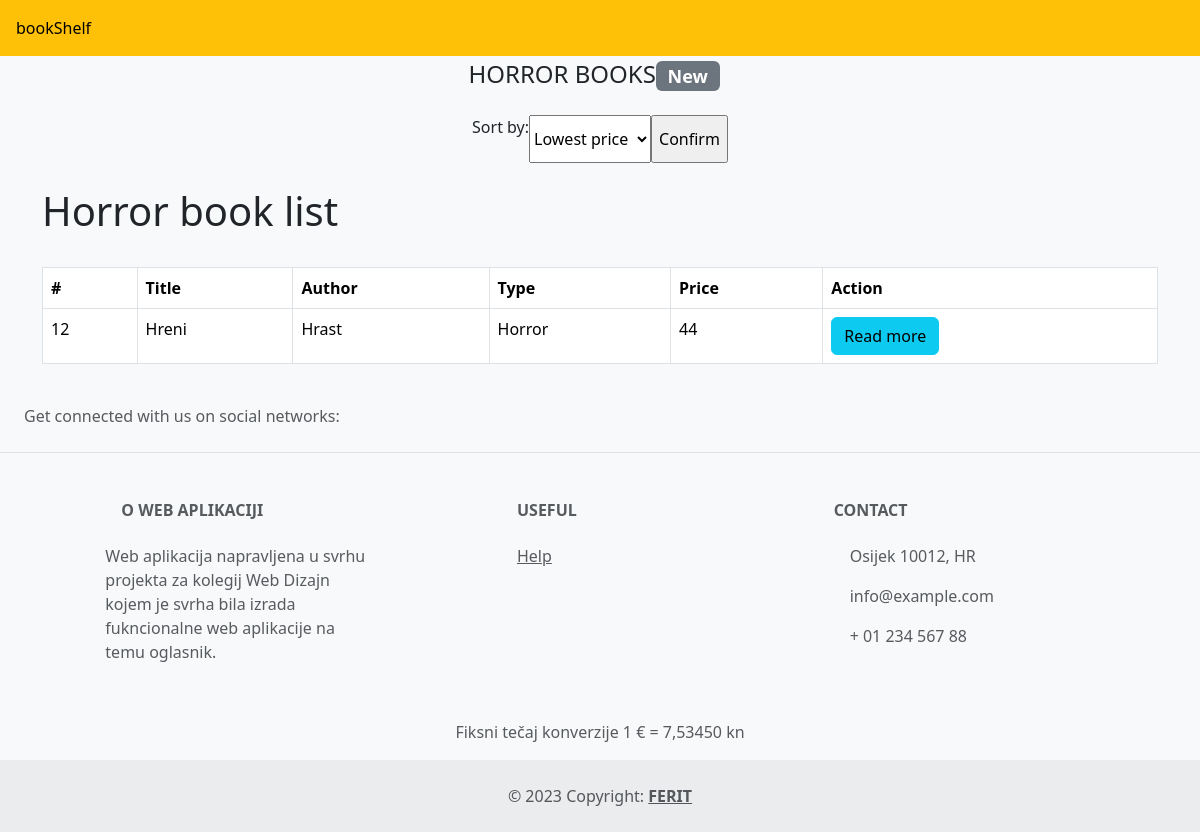
/oglasnik/horrorPageLowestPrice.php, run on the app's committed database.
### tables this page shows
CREATE TABLE `books` (
  `id` int(11) NOT NULL,
  `title` varchar(128) NOT NULL,
  `author` varchar(128) NOT NULL,
  `type` varchar(50) NOT NULL,
  `description` text NOT NULL,
  `price` int(50) NOT NULL,
  `pub_date` date NOT NULL DEFAULT current_timestamp(),
  `creator` varchar(128) NOT NULL,
  `contact` text NOT NULL
);

### oglasnik/horrorPageLowestPrice.php (the view, shortened to what this page needs)
<!DOCTYPE html>
<html lang="en">
<head>
  <link href="https://cdn.jsdelivr.net/npm/bootstrap@5.3.2/dist/css/bootstrap.min.css" rel="stylesheet">
  <link rel="stylesheet" href="style.css">
</head>
<body class="bg-light">
    <header>
        <div class="row bg-warning p-3">
            <div class="col" id="oglasnikLink">
                <a href="index.php">bookShelf</a>
            </div>
            <div class="col"></div>
            <div class="col"></div>
            <div class="col"></div>
            <div class="col"></div>
            <div class="col"></div>
            <div class="col"></div>
            <div class="col"></div>
            <div class="col"></div>
            <div class="col"></div>
            <div class="col"></div>
            <div class="col"></div>
        </div>
    </header>
  <main>
    <article class="container-fluid mt-1 pagination justify-content-center">
      <h4>HORROR BOOKS<span class="badge bg-secondary">New</span></h4>
    </article>
    <section class="mt-3">
      <form action="horrorProcess.php" class="pagination justify-content-center" method="POST">
        <label for="cars">Sort by: </label>
        <select name="cars" id="cars">
          <option value="lowestPrice">Lowest price</option>
        </select>
        <br><br>
        <input type="submit" value="Confirm">
      </form>
    </section>
    <div class="container">
        <header class="d-flex justify-content-between my-4">
            <h1>Horror book list</h1>
        </header>
        <table class="table table-bordered">
            <thead>
                <tr>
                    <th>#</th>
                    <th>Title</th>
                    <th>Author</th>
                    <th>Type</th>
                    <th>Price</th>
                    <th>Action</th>
                </tr>
            </thead>
            <tbody>
                <?php
                include("connectBookDB.php");
                $sql = "SELECT * FROM books WHERE type = 'horror' ORDER BY price ASC";
                $result = mysqli_query($conn, $sql);
                while($row = mysqli_fetch_array($result)){
                ?>
                    <tr>
                        <td><?php echo $row["id"] ?></td>
                        <td><?php echo $row["title"] ?></td>
                        <td><?php echo $row["author"] ?></td>
                        <td><?php echo $row["type"] ?></td>
                        <td><?php echo $row["price"] ?></td>
                        <td>
                            <a href="viewBook.php?id=<?php echo $row["id"]; ?>" class="btn btn-info">Read more</a>
                        </td>
                    </tr>
                <?php
                    }
                ?>
            </tbody>
        </table>
    </div>
  </main>
  <footer class="text-center text-lg-start bg-light text-muted">
    <section class="d-flex justify-content-center justify-content-lg-between p-4 border-bottom">
      <div class="me-5 d-none d-lg-block">
        <span>Get connected with us on social networks:</span>
      </div>
      <div>
      </div>
    </section>
    <section class="">
      <div class="container text-center text-md-start mt-5">
        <div class="row mt-3">
          <div class="col-md-3 col-lg-4 col-xl-3 mx-auto mb-4">
            <h6 class="text-uppercase fw-bold mb-4">
              <i class="fas fa-gem me-3"></i>O web aplikaciji
            </h6>
            <p>
              Web aplikacija napravljena u svrhu projekta za kolegij Web Dizajn kojem je svrha bila izrada fukncionalne web aplikacije na temu oglasnik.
            </p>
          </div>
          <div class="col-md-3 col-lg-2 col-xl-2 mx-auto mb-4">
            <h6 class="text-uppercase fw-bold mb-4">
              Useful
            </h6>
            <p>
              <a href="#!" class="text-reset">Help</a>
            </p>
          </div>
          <div class="col-md-4 col-lg-3 col-xl-3 mx-auto mb-md-0 mb-4">
            <h6 class="text-uppercase fw-bold mb-4">Contact</h6>
            <p><i class="fas fa-home me-3"></i> Osijek 10012, HR</p>
            <p>
              info@example.com
            </p>
            <p><i class="fas fa-phone me-3"></i> + 01 234 567 88</p>
          </div>
        </div>
        <p>
          <p class="text-center">Fiksni tečaj konverzije 1 € = 7,53450 kn</p>
        </p>
      </div>
    </section>
    <div class="text-center p-4" style="background-color: rgba(0, 0, 0, 0.05);">
      © 2023 Copyright:
      <a class="text-reset fw-bold" href="https://www.ferit.unios.hr/">FERIT</a>
    </div>
  </footer>
</body>
</html>

### data on the page
books: id "12", title "Hreni", author "Hrast", type "Horror", price "44"
